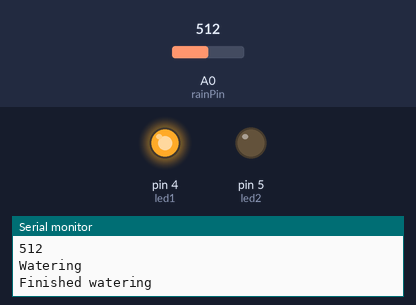
Bench run of a sketch on a simulated Arduino Uno, built with avr-gcc and run on an emulated ATmega328P. On the bench: output pins drawn as LEDs (lit = HIGH), the last lines printed to the serial monitor. The test bench sets the inputs (shaded band); at power-on: A0 (rainPin) = 512. Pins used as bus, display or sensor lines are not drawn.

Above: at 1.2 s.
1.3 s: A0 (rainPin) set to 785
4.3 s: A0 (rainPin) set to 807
At 5.8 s:
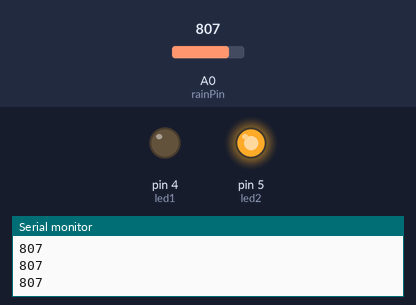
Timing chart, 0 to 7.3 s (numbered marks = the images above; inputs shaded):
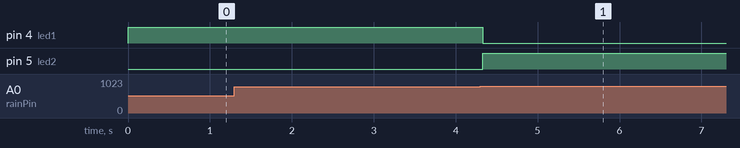

The sketch:

sketch_apr25b.ino
```cpp
int rainPin = A0;

int relay = 3;

int led1 = 4;

int led2 = 5;

int thresholdValue=800;
void setup()

{


pinMode(led1, OUTPUT);

pinMode(led2, OUTPUT);

// setting the Relay pin to output

pinMode(relay, OUTPUT);


Serial.begin(9600); }


void loop()

{


int sensorValue=analogRead(rainPin);

Serial.println(sensorValue);

digitalWrite(relay, HIGH);

digitalWrite(led1, LOW);

digitalWrite(led2, HIGH);

if(sensorValue<thresholdValue) {

digitalWrite(led1, HIGH);

digitalWrite(led2, LOW);

digitalWrite(relay, LOW);

Serial.println("Watering");

delay(10);


Serial.println("Finished watering"); }

delay(10);

}
```

Measured:
- the behaviour switches between 799 and 800 on A0 (rainPin) (found by bisection; images 0 and 1)
- after the input at 4.3 s, pin 4 (led1): HIGH → LOW at once; pin 5 (led2): LOW → HIGH at once
